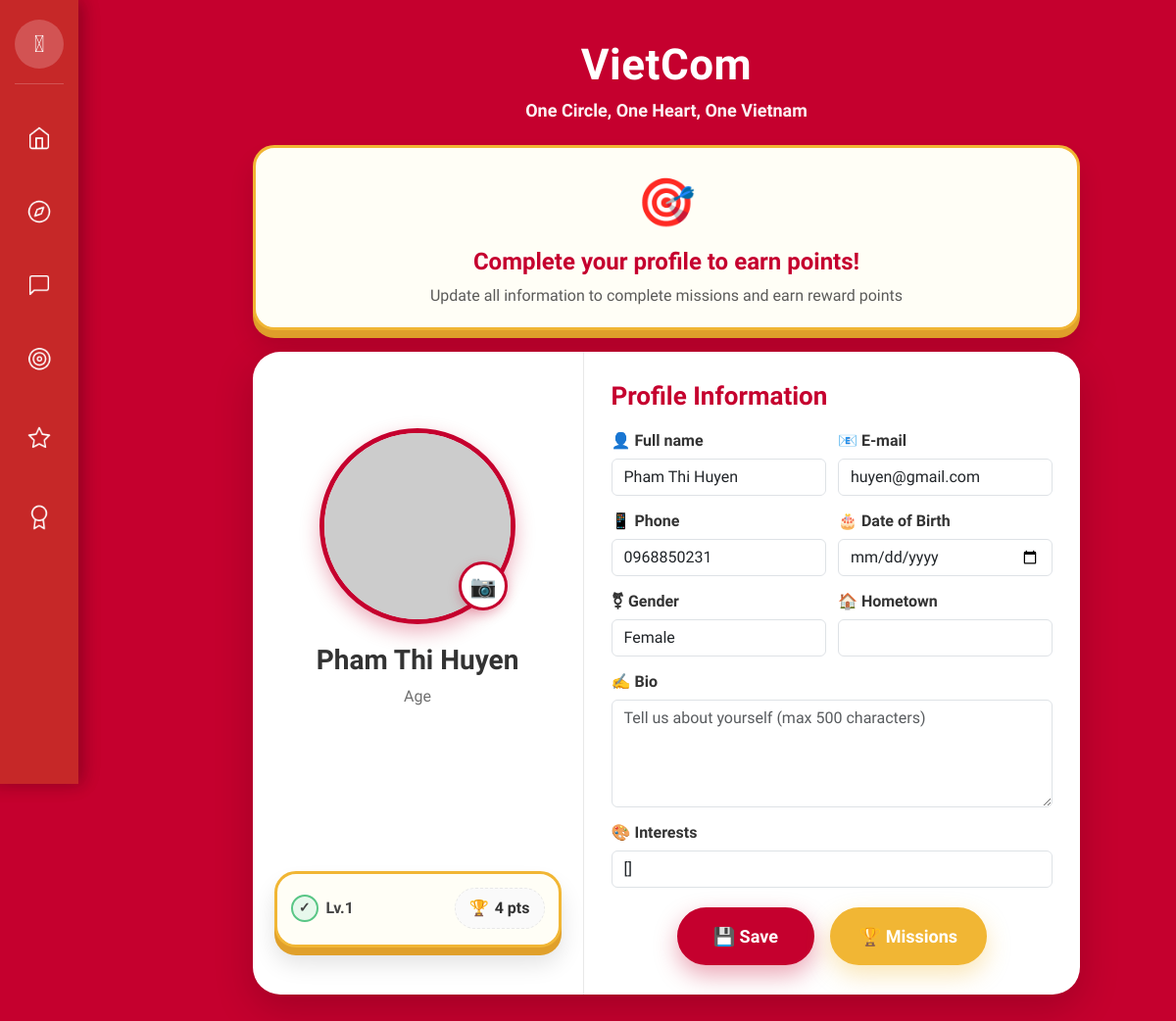
The app's page /users/profile/update/ (signed in) with its own data.
### users/models.py (models this page shows, shortened)
class User(AbstractUser):
    GENDER_CHOICES = [
        ('male', 'Male'),
        ('female', 'Female'),
        ('other', 'Other'),
        ('not_specified', 'Not specified'),
    ]
    STATUS_CHOICES = [
        ('online', 'Online'),
        ('offline', 'Offline'),
        ('busy', 'Busy'),
        ('away', 'Away'),
        ('available', 'Available for connection'),
    ]
    phone_regex = RegexValidator(
        regex=r'^\+?1?\d{9,15}$',
        message="Phone number must be in the format: '+999999999' or '0999999999'"
    )
    email = models.EmailField(unique=True)
    phone = models.CharField(
        validators=[phone_regex],
        max_length=17,
        unique=True,
        help_text="Phone number must be in the format: '+84xxxxxxxxx' or '0xxxxxxxxx'"
    )
    full_name = models.CharField(max_length=100)
    hometown = models.CharField(max_length=255, blank=True)
    date_of_birth = models.DateField(null=True, blank=True, verbose_name="Date of Birth")
    gender = models.CharField(
        max_length=20,
        choices=GENDER_CHOICES,
        default='not_specified',
        help_text="User's gender"
    )
    bio = models.TextField(
        max_length=500,
        blank=True,
        help_text="Short introduction about yourself (max 500 characters)"
    )
    status = models.CharField(
        max_length=20,
        choices=STATUS_CHOICES,
        default='offline',
        help_text="Current status"
    )
    interests = models.TextField(default='[]', blank=True)
    avatar = models.ImageField(upload_to='avatars/', blank=True)
    latitude = models.FloatField(null=True, blank=True, help_text="Latitude")
    longitude = models.FloatField(null=True, blank=True, help_text="Longitude")
    search_radius = models.FloatField(default=50.0, help_text="Search radius (km)")
    level = models.IntegerField(default=1)
    points = models.IntegerField(default=0)
    is_admin = models.BooleanField(default=False)
    objects = UserManager()
    USERNAME_FIELD = 'email'
    REQUIRED_FIELDS = ['phone', 'full_name']
    class Meta:
        verbose_name = "User"
        verbose_name_plural = "Users"
        ordering = ['-date_joined']

### users/views.py (the view)
# urls.py: path('profile/update/', views.profile_update, name='profile_update'),
@login_required
def profile_update(request):
    if request.method == 'POST':
        form = CustomUserChangeForm(request.POST, request.FILES, instance=request.user)
        if form.is_valid():
            old_avatar = request.user.avatar
            user = form.save()
            if 'avatar' in form.changed_data and user.avatar:
                try:
                    from gamification.views import track_avatar_uploaded
                    track_avatar_uploaded(user)
                except ImportError:
                    pass
            try:
                from gamification.views import track_profile_completed
                track_profile_completed(user)
            except ImportError:
                pass
            messages.success(request, 'Cập nhật hồ sơ thành công!')
            return redirect('profile_update')
        else:
            for field, errors in form.errors.items():
                for error in errors:
                    messages.error(request, f'{field}: {error}')
    else:
        form = CustomUserChangeForm(instance=request.user)
    return render(request, 'users/profile_update.html', {'form': form})

### users/forms.py
class CustomUserChangeForm(UserChangeForm):
    class Meta:
        model = User
        fields = ( 'email', 'full_name', 'phone', 'hometown', 'date_of_birth',
                 'gender', 'bio', 'avatar', 'interests')
        widgets = {
            'email': forms.EmailInput(attrs={'class': 'form-control'}),
            'full_name': forms.TextInput(attrs={'class': 'form-control'}),
            'phone': forms.TextInput(attrs={'class': 'form-control'}),
            'hometown': forms.TextInput(attrs={'class': 'form-control'}),
            'date_of_birth': forms.DateInput(attrs={'class': 'form-control', 'type': 'date'}),
            'gender': forms.Select(attrs={'class': 'form-control'}),
            'bio': forms.Textarea(attrs={
                'class': 'form-control',
                'rows': 4,
                'placeholder': 'Tell us about yourself (max 500 characters)'
            }),
            'avatar': forms.FileInput(attrs={'class': 'form-control'}),
            'interests': forms.TextInput(attrs={
                'class': 'form-control',
                'placeholder': 'Enter interests separated by commas'
            }),
        }

### templates/users/profile_update.html (shortened to what this page needs)
{% extends 'base.html' %}  {% block content %}
<div class="main-container">
  <div class="app-header">
    <h1>VietCom</h1>
    <p>One Circle, One Heart, One Vietnam</p>
  </div>
  <div class="completion-tips">
    <div class="tip-icon">🎯</div>
    <h4>Complete your profile to earn points!</h4>
    <p>Update all information to complete missions and earn reward points</p>
  </div>
  <div class="profile-card">
    <section class="left">
      <div class="avatar-section">
        <div class="avatar-wrap">
          {% if user.avatar %}
          <img
            id="avatar"
            class="avatar"
            src="{{ user.avatar.url }}"
            alt="Avatar"
          />
          {% else %}
          <img
            id="avatar"
            class="avatar"
            src="https://via.placeholder.com/300x300.png?text=Avatar"
            alt="avatar"
          />
          {% endif %}
          <label class="upload-btn" title="Upload Avatar" id="uploadButton">
            📷
          </label>
        </div>
        <h3 id="displayName" class="name">
          {% if user.full_name %}{{ user.full_name }}{% else %}{{ user.username}}{% endif %}
        </h3>
        <p id="displayAge" class="age">
          {% if user.date_of_birth %} {{ user.date_of_birth|timesince }} old {% else %} Age {% endif %}
        </p>
      </div>
      <div class="level-section">
        <div class="level-card">
          <div class="level-info">
            <div class="level-badge">
              <span class="level-icon">✓</span>
              <span
                >Lv.<span id="levelNum">{{ user.level|default:1 }}</span></span
              >
            </div>
            <div class="level-distance">
              🏆 <span id="pointsText">{{ user.points|default:0 }} pts</span>
            </div>
          </div>
        </div>
      </div>
    </section>
    <section class="right">
      <h2>Profile Information</h2>
      <form method="post" enctype="multipart/form-data">
        <div class="form-row">
          <div class="form-group">
            <label for="{{ form.full_name.id_for_label }}">👤 Full name</label>
            {{ form.full_name }}
          </div>
          <div class="form-group">
            <label for="{{ form.email.id_for_label }}">📧 E-mail</label>
            {{ form.email }}
          </div>
        </div>
        <div class="form-row">
          <div class="form-group">
            <label for="{{ form.phone.id_for_label }}">📱 Phone</label>
            {{ form.phone }}
          </div>
          <div class="form-group">
            <label for="{{ form.date_of_birth.id_for_label }}"
              >🎂 Date of Birth</label
            >
            {{ form.date_of_birth }}
          </div>
        </div>
        <div class="form-row">
          <div class="form-group">
            <label for="{{ form.gender.id_for_label }}">⚧ Gender</label>
            {{ form.gender }}
          </div>
          <div class="form-group">
            <label for="{{ form.hometown.id_for_label }}">🏠 Hometown</label>
            {{ form.hometown }}
          </div>
        </div>
        <div class="form-group">
          <label for="{{ form.bio.id_for_label }}">✍️ Bio</label>
          {{ form.bio }}
        </div>
        <div class="form-group">
          <label for="{{ form.interests.id_for_label }}">🎨 Interests</label>
          {{ form.interests }}
        </div>
        <div class="actions">
          <button type="submit" class="btn-save">💾 Save</button>
          <a href="{% url 'gamification:mission_list' %}" class="btn-missions"
            >🏆 Missions</a
          >
        </div>
      </form>
    </section>
  </div>
</div>
{% endblock %}

### templates/base.html (style rules this page uses)
* { margin: 0; padding: 0; box-sizing: border-box; font-family: "Baloo 2", Arial, sans-serif !important; }
body { background: #f5f5f5; overflow: hidden; }

### records on screen
User: full_name "Pham Thi Huyen", level "1", points "4", email "huyen@gmail.com", phone "0968850231", gender "Female", interests "[]"
